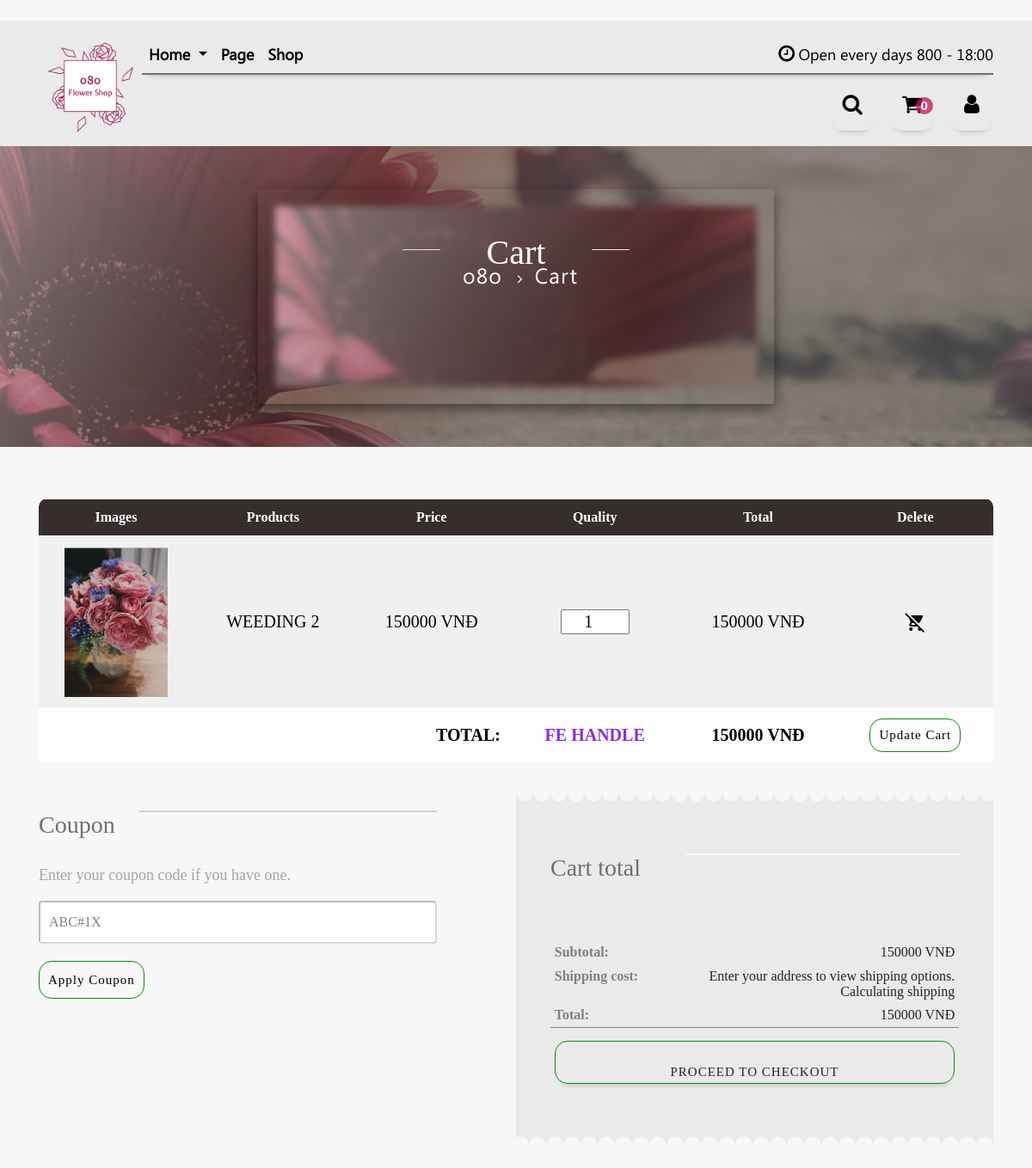
The app's page /user/cart/ (signed in, upper part), older data.
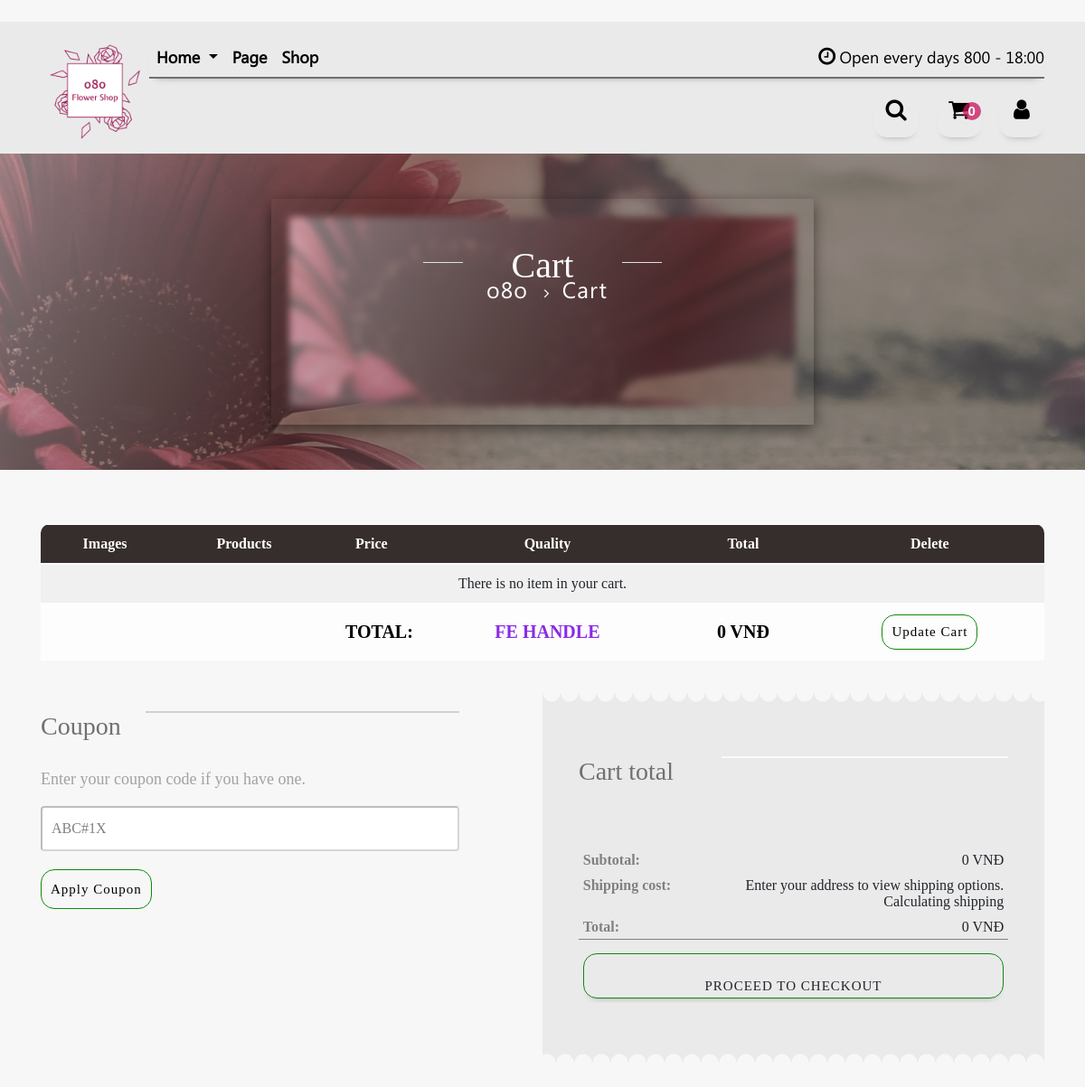
The same page, newer data.
### users/models.py (models this page shows, shortened)
class ItemSelection(models.Model):
    user = models.ForeignKey(User,on_delete=models.CASCADE)
    item = models.ForeignKey(Item, on_delete=models.CASCADE)
    quantity = models.PositiveSmallIntegerField(default=1)
    ordered = models.BooleanField(default=False)
    def get_total_item_price(self):
        return self.item.price * self.quantity

### products/models.py (models this page shows, shortened)
class Item(models.Model):
    category = models.CharField(max_length=30)
    title = models.CharField(max_length=30)
    description = models.TextField(default='')
    price = models.PositiveIntegerField()
    number_item_left = models.PositiveIntegerField(default=1)
    tag = models.CharField(max_length=50) # This field must be divided by comma (,) between each tag
    weight = models.DecimalField(max_digits=5, decimal_places=2, default=1.0)
    dimension = models.CharField(max_length=20, default='? x ? x ? cm')

class ItemImage(models.Model):
    item = models.ForeignKey(Item, on_delete = models.CASCADE, related_name='image')
    image = models.ImageField(default='default_product.png', upload_to='product_pics')

### users/views.py (the view)
# urls.py: path('cart/', users_views.cart, name='cart'),
@login_required
def cart(request):
    selected_items = ItemSelection.objects.filter(user=request.user,ordered=False)
    total_cost = sum(i.item.price*i.quantity for i in selected_items)
    contexts={
            'selected_items':selected_items,
            'total_cost': total_cost
    }
    return render(request, 'cart.html', contexts)

### flowerweb-official/cart.html (shortened to what the changed rows need)
﻿{% load static %}
<!DOCTYPE html>
<html lang="en">
<head>
    <link rel="stylesheet" href="https://maxcdn.bootstrapcdn.com/bootstrap/4.4.1/css/bootstrap.min.css">
    <link href="https://stackpath.bootstrapcdn.com/font-awesome/4.7.0/css/font-awesome.min.css" rel="stylesheet">
    <link rel="stylesheet" href="{% static 'library/swiper/swiper.min.css' %}">
    <link rel="stylesheet" href="{% static 'css/style.css' %}">
    <link rel="stylesheet" href="{% static 'css/header.css' %}">
    <link rel="stylesheet" href="{% static 'cart-css/cart.css' %}">
    <link rel="stylesheet" href="{% static 'cart-css/cart-title.css' %}">
    <link rel="stylesheet" href="{% static 'cart-css/responsive-cart.css' %}">
    <link rel="stylesheet" href="{% static 'cart-css/order-bill.css' %}">
    <link rel="stylesheet" href="{% static 'css/footer.css' %}">
</head>
<body>
    <section class="title">
        <div class="container-fluid title d-flex align-items-center">
            <div class="col-12 banner-text">
                <div class="box wrap w-100 align-items-center cart-box">
                    <div class="row">
                        <div class="col-md-4 col-sm-6 p-0">
                            <h2 class="text-capitalize">Cart</h2>
                        </div>
                    </div>
                </div>
        </div>
        </div>
    </section>
    <section id="table">
        <div class="container table-responsive">
            <table class="table table-light table-striped my-data-table col-12 table-hover" style="width:100%">
                <thead>
                    <tr class="list-header">
                        <th scope="col">Images</th>
                        <th scope="col">Products</th>
                        <th scope="col">Price</th>
                        <th scope="col">Quality</th>
                        <th scope="col">Total</th>
                        <th scope="col">Delete</th>
                    </tr>
                </thead>
                <tbody>
                    {% if selected_items %}
                        {% for item in selected_items %}
                        <tr>
                            <td class="img-product-cell" data-title="thumb"><a href="{% url 'item-detail' item.item.pk %}"><img src="{{ item.item.image.first.image.url }}" alt="item-image" class="img-fluid" height="120px" width="120px"></a></td>
                            <td class="text-product-cell" data-title="product">{{ item.item.title }}</td>
                            <td class="text-product-cell" data-title="price">{{ item.item.price }} vnđ</td>
                            <td class="quantity-product-cell" data-title="quantity">
                                <input type="number" required value="{{ item.quantity }}" min=0>
                            </td>
                            <td class="text-product-cell" data-title="total">{{ item.get_total_item_price }} vnđ</td>
                            <td class="delete-product-cell text-product-cell" data-title="Remove"><a href="{% url 'remove-item-from-cart' item.item.pk %}" class="item-link"><i class="material-icons">remove_shopping_cart</i></a></td>
                        </tr>
                        {% endfor %}
                    {% else %}
                        <td colspan="6">There is no item in your cart.</td>
                    {% endif %}
        </tbody>
                <tfoot>
                    <tr>
                        <th data-title="" scope="col" colspan="3" class="text-right text-product-cell">Total:</th>
                        <th data-title="quantity" scope="col" class="text-center text-product-cell" style="color: blueviolet;">FE handle</th>
                        <th data-title="price" scope="col" class="text-center text-product-cell">{{ total_cost }} vnđ</th>
                        <th scope="col" class="text-center text-product-cell">
                            <button class="text-capitalize btn-custom btn-update-cart">
                                Update cart
                            </button>
                        </th>
                    </tr>
                </tfoot>
            </table>
        </div>
    </section>
    <div class="container coupon-bill-section">
        <div class="row">
          <div class="col-sm-12 col-lg-6 cart-collateral p-0">
            <div class="cart-total">
                <table class="table table-sm table-borderless ">
                    <tbody class="">
                        <tr class="cart-subtotal">
                            <td data-title="Subtotal">
                                {{ total_cost }} VNĐ
                            </td>
                        </tr>
                        <tr class="cart-order-total">
                            <td data-title="Total">
                                {{ total_cost }} VNĐ
                            </td>
                        </tr>
                    </tbody>
                </table>
            </div>
          </div>
        </div>
      </div>
</body>
</html>

Row changes from the older to the newer data that the page shows:
no longer on this page (row edited): ItemSelection: item.image.first.image (picture), item "WEEDING 2", item.price "150000", quantity "1", get_total_item_price "150000"
Text that changed along with them:
{{ total_cost }}: "150000" → "0"
text now shown: "There is no item in your cart."
